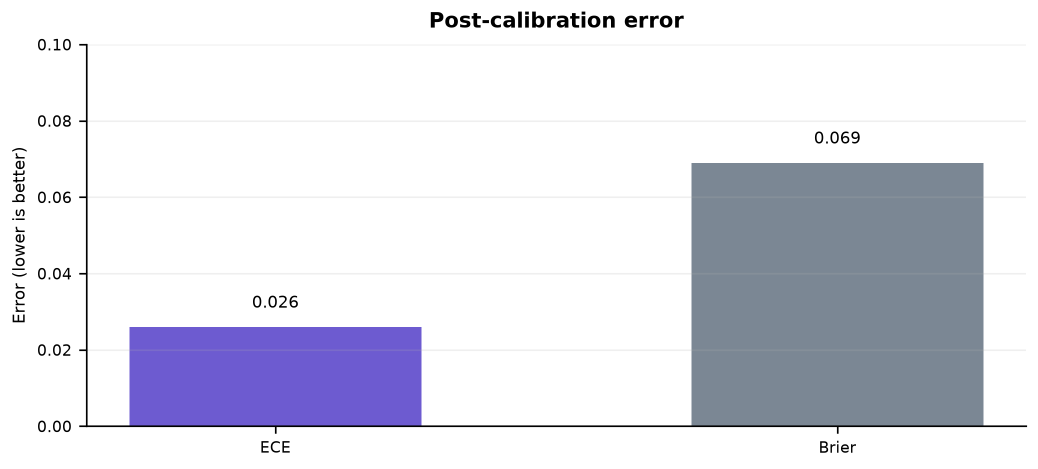
#> input picture docs/VaaniQ_Submission_Package_FINAL/verified_figures/calibration_errors.png, 2076 x 937 px, given in place of ., which was not available (shown at 1/2 size)
$ python -i verify_master_docx.py   (imports and definitions only)
#> lines starting #> are read from the running program, lines starting #| are printed output that depends on the picture; after the words box and inside, x2 and y2 are one past the last pixel; in counts of white or black regions, pixels touching at a corner belong together; pictures that were not available may be replaced by others from this repository, and a replacement may not be noted
#!/usr/bin/env python3
"""Cross-check master DOCX text against train_report.json and live API."""

from __future__ import annotations

import json
import re
import sys
import urllib.request
import zipfile
from pathlib import Path

from docx import Document
from PIL import Image, ImageChops

REPO = Path(__file__).resolve().parents[1]
sys.path.insert(0, str(REPO / "scripts"))
from report_data import load_final_results, load_train_report  # noqa: E402

DOCX_CANDIDATES = [
    REPO / "docs" / "VaaniQ_Master_Presentation_FINAL_v2.docx",
    REPO / "docs" / "VaaniQ_Master_Presentation_FINAL.docx",
    REPO / "docs" / "VaaniQ_Master_Presentation_COMPLETE.docx",
    REPO / "docs" / "VaaniQ_Master_Presentation.docx",
]
API = "http://127.0.0.1:8001"


def load_report() -> dict[str, object]:
    """Load Baseline V1 metadata with frozen Round 3 metrics overlaid."""
    return load_train_report()


# [22 lines left out: functions fetch_json, resolve_docx, doc_text, not called in this run]


def pct(value: float) -> str:
    return f"{value:.1%}"


def verify_figure_margins(paths: list[Path], *, minimum_pixels: int = 4) -> list[str]:
    """Return figure names whose visible content touches an image boundary."""
#> called with minimum_pixels = 4
    failures: list[str] = []
    for path in paths:
        with Image.open(path) as source:
#> source is the input picture: PIL image 2076x937 RGBA; mean R, G, B, A 222.4, 223.2, 232.1, 255
            image = source.convert("RGB")
        background = Image.new("RGB", image.size, "white")
#> background: PIL image 2076x937 RGB; every value is 255
        difference = ImageChops.difference(image, background).convert("L")
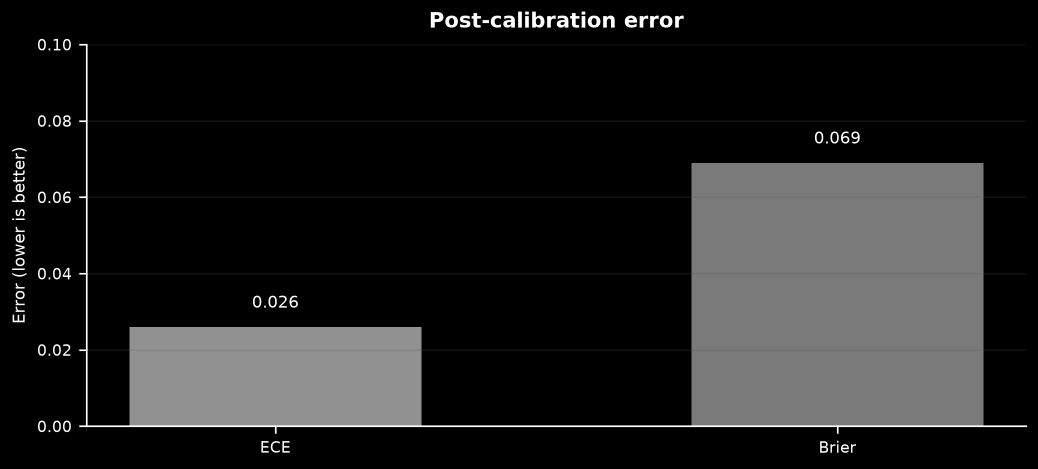
#> difference: PIL image 2076x937 L (shown at 1/2 size); min 0, max 255, mean 31
        foreground = difference.point(lambda value: 255 if value > 10 else 0)
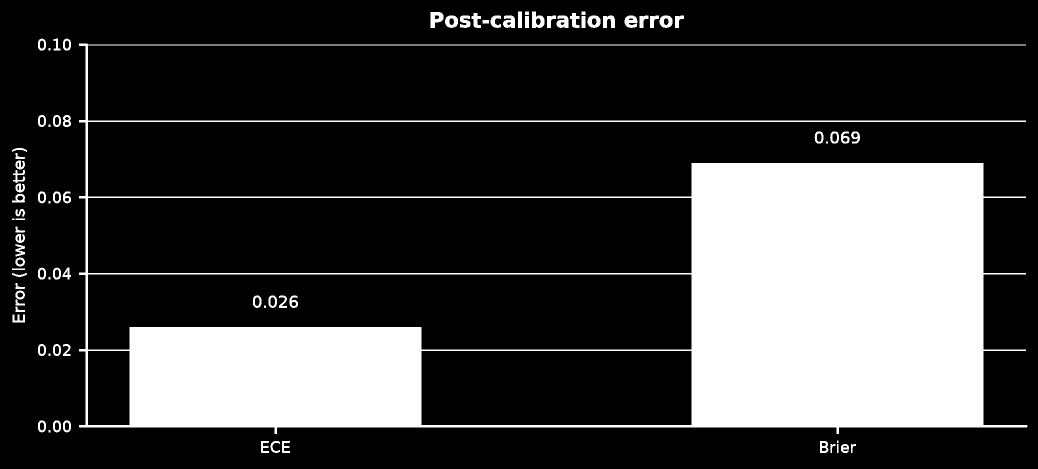
#> foreground: PIL image 2076x937 L (shown at 1/2 size); 24.2% white; 87 white regions (3 under 20 px), largest, box (x1, y1, x2, y2) and area: (158, 87, 2055, 868) 453488, (861, 24, 887, 56) 549, (1064, 23, 1089, 56) 539
        bounds = foreground.getbbox()
#> bounds = (24, 23, 2055, 906)
        if bounds is None:
            failures.append(f"{path.name}: blank")
            continue
        left, top, right, bottom = bounds
#> left = 24; top = 23; right = 2055; bottom = 906
        width, height = image.size
#> width = 2076; height = 937
#> pass 3 of the loop in verify_figure_margins, `for path in paths:`:
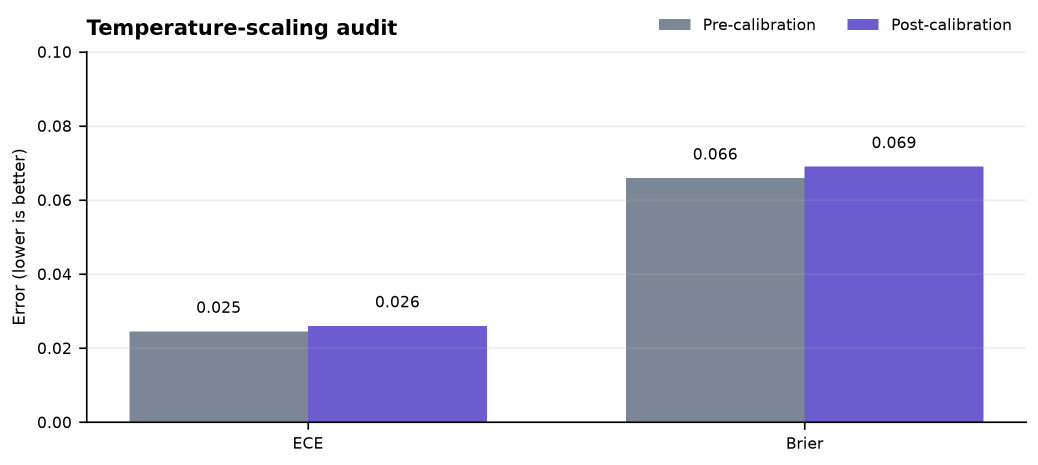
#> input picture docs/VaaniQ_Submission_Package_FINAL/verified_figures/calibration_pre_post.png, 2076 x 929 px, given in place of , which was not available (shown at 1/2 size)
#> in verify_figure_margins, source is the input picture: PIL image 2076x929 RGBA; mean R, G, B, A 215.5, 214.6, 231.5, 255
#> image: PIL image 2076x929 RGB
#> background: PIL image 2076x929 RGB; every value is 255
#> in verify_figure_margins, `difference = ImageChops.difference(image, background).convert("L")`:
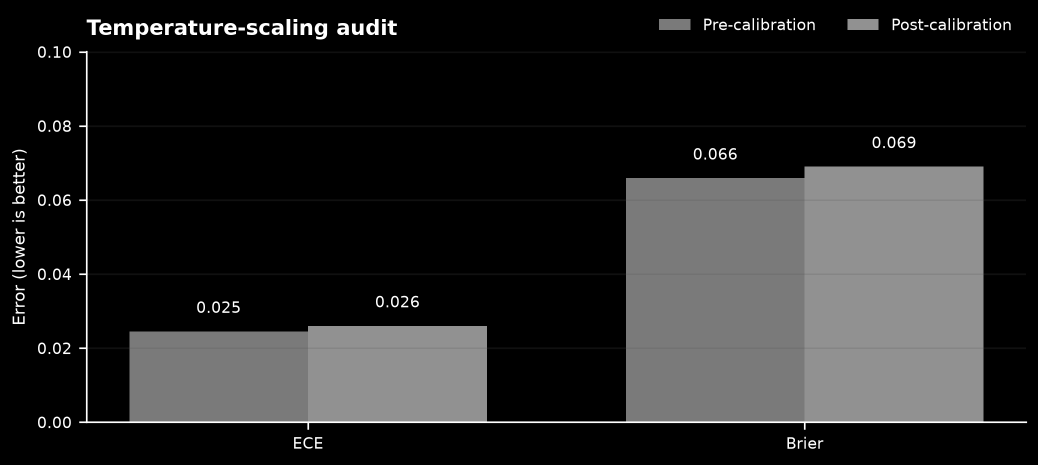
#> difference: PIL image 2076x929 L (shown at 1/2 size); min 0, max 255, mean 38.1
#> in verify_figure_margins, `foreground = difference.point(lambda value: 255 if value > 10 else 0)`:
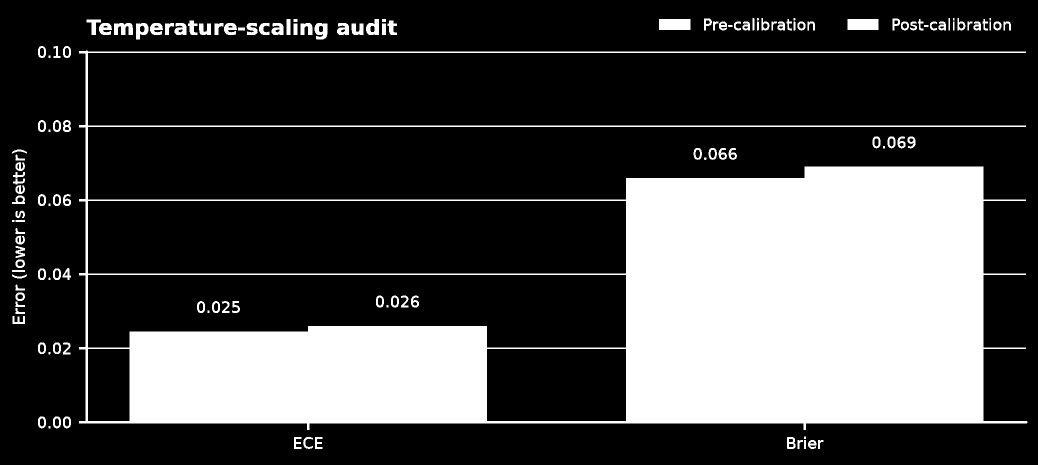
#> foreground: PIL image 2076x929 L (shown at 1/2 size); 28.5% white; 138 white regions (6 under 20 px), largest, box (x1, y1, x2, y2) and area: (158, 101, 2055, 860) 520848, (1318, 38, 1381, 60) 1386, (1695, 38, 1757, 60) 1364
#> bounds = (24, 36, 2055, 898)
#> top = 36; bottom = 898
#> the loop made 5 passes; the first 3 are shown
        if (
            left < minimum_pixels
            or top < minimum_pixels
            or right > width - minimum_pixels
            or bottom > height - minimum_pixels
        ):
            failures.append(
                f"{path.name}: content bounds={bounds}, image={image.size}"
            )
    return failures


# [137 lines left out: function main, not called in this run]


# [2 lines not run here, left out]

#> (the run stopped early here; a loop or call above may not have finished)
